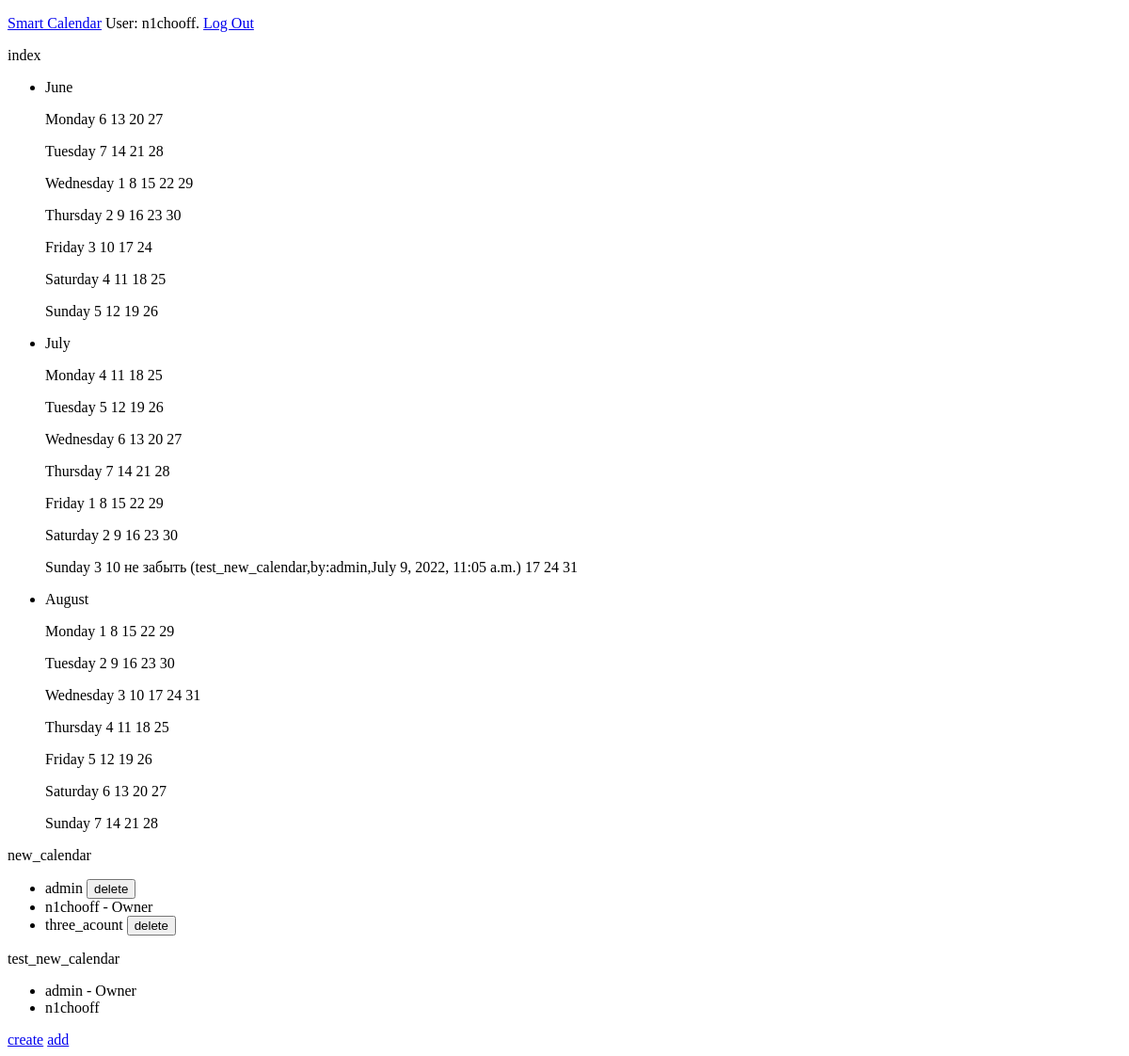
The page / (signed in) on the database as committed earlier.
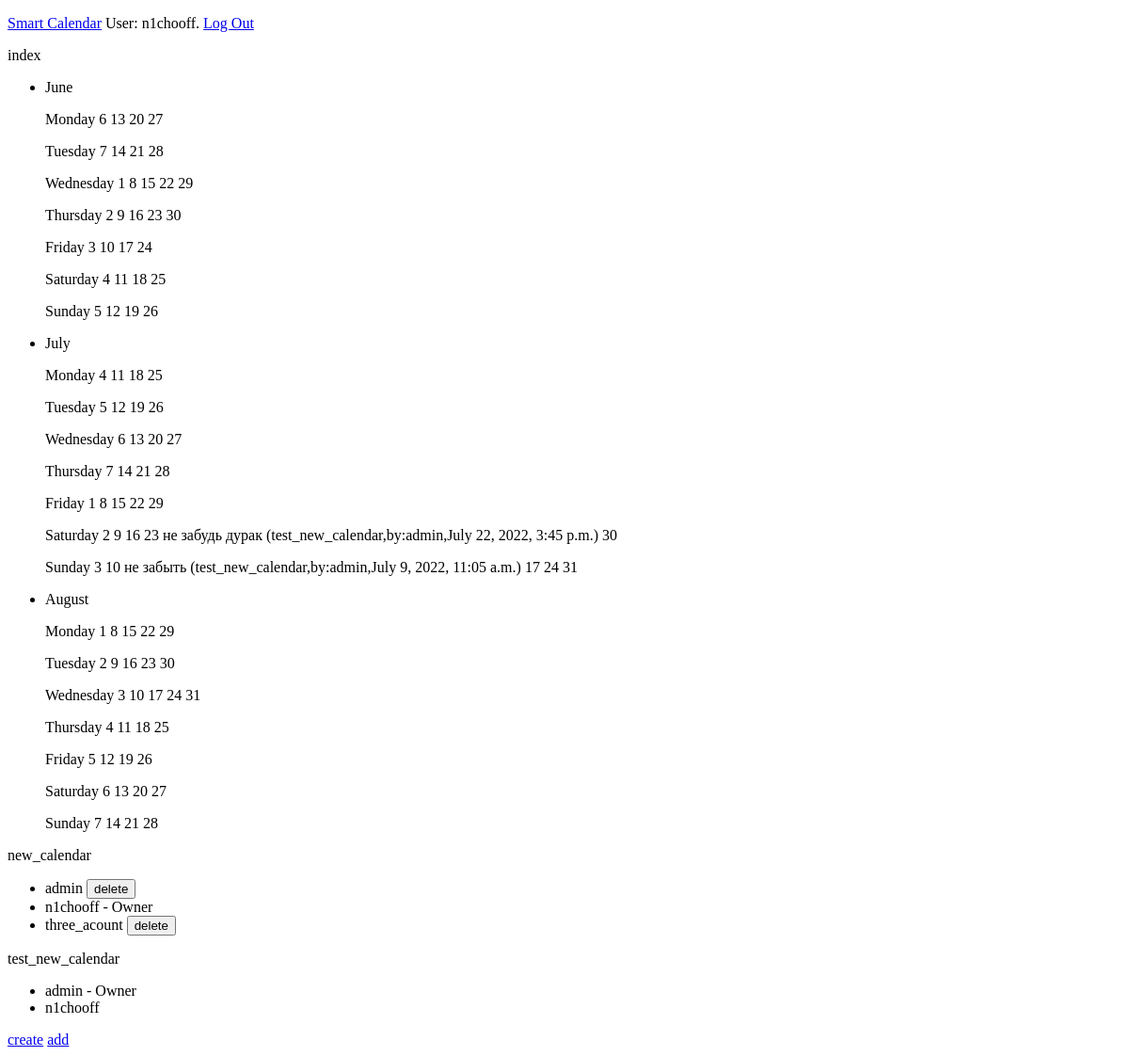
The same page on the database as committed later.
### source/models.py (models this page shows)
class Notification(models.Model):
    calendar = models.ForeignKey(Calendar,on_delete=models.DO_NOTHING)
    text = models.CharField(max_length=350)
    data_to_notf = models.DateField()
    create_notf = models.ForeignKey(User,on_delete=models.DO_NOTHING)
    date_added = models.DateTimeField(auto_now=True)
    def __str__(self):
        if len(self.text) <= 50:
            return self.text
        else:
            return self.text[:50] + "..."

class Calendar(models.Model):
    code = models.CharField(max_length=8)
    owner = models.ForeignKey(User,on_delete=models.DO_NOTHING)
    name = models.CharField(max_length=64)
    members = models.ManyToManyField(User,related_name='members')
    def __str__(self):
        return self.name

### source/views.py (the view)
# urls.py: path('',views.index,name='index'),
def index(request):
    default_calendars = [CreateDefaultCalendar(month=datetime.now().month-1),CreateDefaultCalendar(),CreateDefaultCalendar(month=datetime.now().month+1)]
    if request.user.is_authenticated:
        calendars = Calendar.objects.filter(members=request.user).order_by('name')
        for calendar in calendars:
            notfs = Notification.objects.filter(calendar=calendar).order_by('data_to_notf')
            for default_calendar in default_calendars:
                default_calendar = UpdateCalendarToNotifications(default_calendar,notfs)
        context = {'calendars':calendars,'default_calendars':default_calendars}
    else:
        context = {'default_calendars':default_calendars}
    return render(request,'page/index.html',context)

### source/views.py (called while the page is built)
def CreateDefaultCalendar(year=datetime.now().year,month=datetime.now().month):
    calendar = {}
    get_calendar_days = calend.Calendar()
    calendar[calend.month_name[month]] = {}
    i = 0
    while i<7:
        calendar[calend.month_name[month]][calend.day_name[i]] = {}
        i+=1
    for days in get_calendar_days.itermonthdays2 (year,month):
        day,week_day = re.findall("\d+", str(days))
        if day != '0':
            calendar[calend.month_name[month]][calend.day_name[int(week_day)]][day] = {}
    return calendar

def UpdateCalendarToNotifications(calendar,notfs):
    get_calendar_days = calend.Calendar()
    if notfs:
        for notf in notfs:
            if notf:
                y,m,d=re.findall("\d+",str(notf.data_to_notf)) # y-year,m-month,d-day
                for days in get_calendar_days.itermonthdays2 (int(y),int(m)):
                    day,week_day = re.findall("\d+", str(days))
                    if calend.month_name[int(m)] in calendar:
                        if int(d) == int(day):
                            calendar[calend.month_name[int(m)]][calend.day_name[int(week_day)]][d]=notf
    return calendar

### source/templates/page/index.html (shortened to what this page needs)
{% extends "page/base.html" %}
{% block content %}
<p>index</p>
<div сlass="default_calendar">
    {% for default_calendar in default_calendars %}
        {% for month,week in default_calendar.items %}
        <div class="month">
            <ul><li>{{month}}</li> <p></p>
            {% for week_day,all_days in week.items %}
                {{week_day}}
                {% for day,notf in all_days.items %}
                    {{day}}
                    {% if notf %}
                        {{notf}} ({{notf.calendar}},by:{{notf.create_notf}},{{notf.date_added}})
                    {% endif %}
                {% endfor %}
            {% endfor %}
            </ul>
        </div>
        {% endfor %}
    {% endfor %}
</div>
{% if request.user.is_authenticated %}
    {% if calendars %}
        {% for c in calendars %}
            {{c}}
            <ul>
                {% for m in c.members.all %}
                    {% if m == c.owner %}
                        <li>{{m}} - Owner</li>
                    {% else %}
                        <li>{{m}}
                        {% if c.owner == request.user %}
                            <button onclick='myFunction("{{m.id}}","{{c.id}}")'>delete</button>
                        {% endif %}
                        </li>
                    {% endif %}
                {% endfor %}
            </ul>
        {% endfor %}
    {% else %}
            <p>Create you calendar, or connect another</p>
    {% endif %}
    <a href="{% url 'new_calend' %}">create</a>
    <a href="{% url 'enter_calend' %}">add</a>
{% else %}
    <p>Create an account to use all the site's features</p>
{% endif %}
{% endblock content %}

### source/templates/page/base.html (shortened to what this page needs)
<!DOCTYPE html>
<html>
<head>
</head>
<body>
    <p><a href="{% url 'index' %}">Smart Calendar</a>
    {% if user.is_authenticated %}
	    User: {{ user.username }}.
        <a href="{% url 'logout' %}">Log Out</a>
    {% else %}
	    <a href="{% url 'login' %}">log in</a>
        <a href="{% url 'register' %}">sign up</a>
    {% endif %}
    </p>
    {% block content %}
    {% endblock content %}
</body>
</html>

Rows that differ between the two databases and show on the page:
added Notification: week_day "Saturday", all_days "2" "9" "16" "30", day "23", text "не забудь дурак", calendar "test_new_calendar", create_notf "admin", date_added "July 22, 2022, 3:45 p.m."
Other text that changed with them:
list line gone: "Saturday 2 9 16 23 30"
